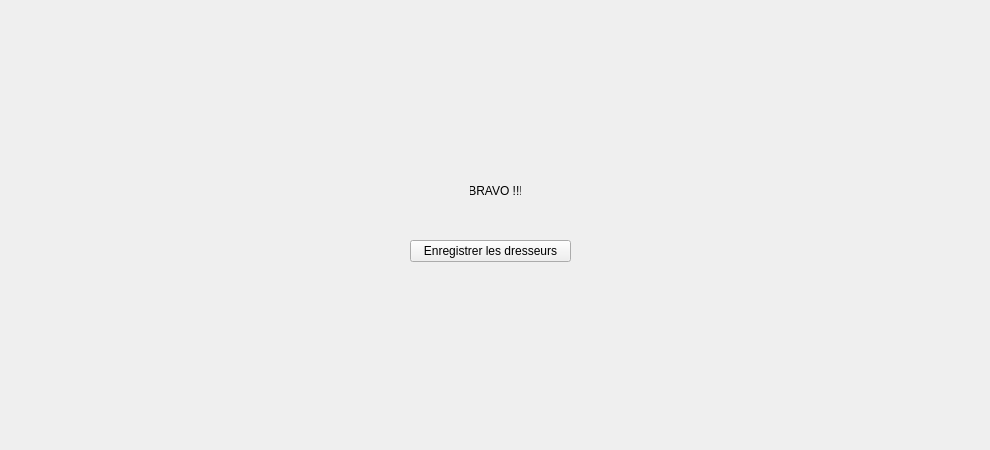
<?xml version="1.0" encoding="UTF-8"?>
<ui version="4.0">
 <class>FinishWidget</class>
 <widget class="QWidget" name="FinishWidget">
  <property name="geometry">
   <rect>
    <x>0</x>
    <y>0</y>
    <width>990</width>
    <height>450</height>
   </rect>
  </property>
  <property name="windowTitle">
   <string>Form</string>
  </property>
  <widget class="QLabel" name="label">
   <property name="geometry">
    <rect>
     <x>470</x>
     <y>180</y>
     <width>51</width>
     <height>21</height>
    </rect>
   </property>
   <property name="text">
    <string>BRAVO !!!</string>
   </property>
   <property name="alignment">
    <set>Qt::AlignCenter</set>
   </property>
  </widget>
  <widget class="QPushButton" name="save">
   <property name="geometry">
    <rect>
     <x>410</x>
     <y>240</y>
     <width>161</width>
     <height>22</height>
    </rect>
   </property>
   <property name="text">
    <string>Enregistrer les dresseurs</string>
   </property>
  </widget>
  <widget class="QLabel" name="winner">
   <property name="geometry">
    <rect>
     <x>470</x>
     <y>210</y>
     <width>51</width>
     <height>21</height>
    </rect>
   </property>
   <property name="text">
    <string/>
   </property>
   <property name="alignment">
    <set>Qt::AlignCenter</set>
   </property>
  </widget>
 </widget>
 <resources/>
 <connections/>
</ui>
